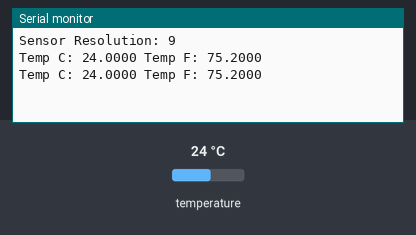
Simulated run of this sketch. Board: Arduino Uno, built with avr-gcc and run on an emulated ATmega328P. Parts: the last lines printed to the serial monitor. The test bench sets the inputs (shaded band); at power-on: temperature 24 °C.

Above: at 2.0 s.
2.1 s: temperature set to 12 °C
At 3.2 s:
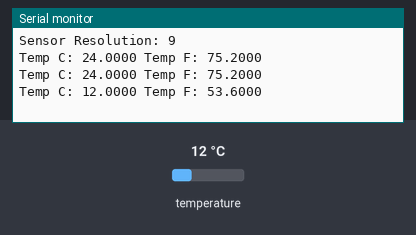
3.6 s: temperature set to 19 °C
At 5.4 s:
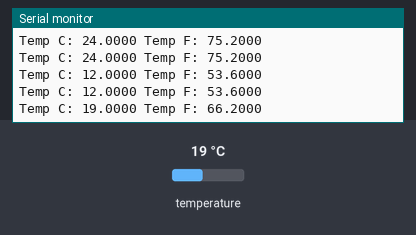
Timing chart, 0 to 6.9 s (numbered marks = the images above; inputs shaded):
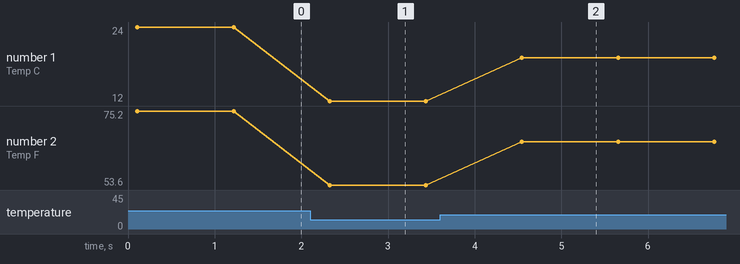

The sketch:

Dallas_sett_opplosning.ino
```cpp
#include <OneWire.h>
#include <DallasTemperature.h>

// Create a Onewire Referenca and assign it to pin 2 on your Arduino
OneWire oneWire(2);

// declare as sensor referenec by passing oneWire reference to Dallas Temperature.
DallasTemperature sensors(&oneWire);

// declare your device address
// YOUR ADDRESS GOES HERE!!!!
DeviceAddress tempSensor = {0x28, 0xFF, 0x2B, 0x45, 0x4C, 0x04, 0x00, 0x10};

// A Variable to hold the temperature you retrieve
float tempC;


void setup(void)
{
  // start serial port
  Serial.begin(9600);

  // set the resolution to 9 bit - Valid values are 9, 10, or 11 bit.
  sensors.setResolution(tempSensor, 9);
  // confirm that we set that resolution by asking the DS18B20 to repeat it back
  Serial.print("Sensor Resolution: ");
  Serial.println(sensors.getResolution(tempSensor), DEC);
  Serial.println();

}


void loop(void)
{
  // Tell the Sensor to Measure and Remember the Temperature it Measured

  sensors.requestTemperaturesByAddress(tempSensor); // Send the command to get temperatures

  // Get the temperature that you told the sensor to measure
  tempC = sensors.getTempC(tempSensor);

  Serial.print("Temp C: ");
  Serial.print(tempC,4);  // The four just increases the resolution that is printed
  Serial.print(" Temp F: ");
  // The Dallas Temperature Control Libray has a conversion function... we'll use it
  Serial.println(DallasTemperature::toFahrenheit(tempC),4);
  delay(1000);
}
```

Measured:
- after the input at 2.1 s, the serial monitor: prints a new line after 0.23 s (image 1)
- after the input at 3.6 s, the serial monitor: prints a new line after 0.95 s (image 2)
- plotted number 1: 24 → 12 after the input at 2.1 s, 12 → 19 after the input at 3.6 s
- plotted number 2: 75.2 → 53.6 after the input at 2.1 s, 53.6 → 66.2 after the input at 3.6 s
